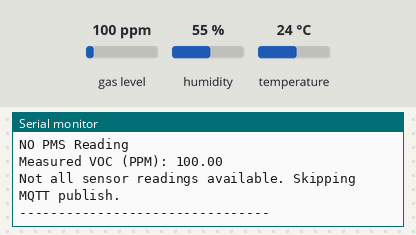
A sketch run on a simulated ESP32. Shown: the last lines printed to the serial monitor. Inputs (shaded band) come from the test bench; at power-on: gas level 100 ppm, humidity 55 %, temperature 24 °C. WiFi joins after 1.5 s; servers stay silent unless stated; random numbers use the default seed unless the sketch sets one; no MQTT or app messages arrive unless stated.

Above: at 12.7 s.
12.8 s: gas level set to 0 ppm
At 15.0 s:
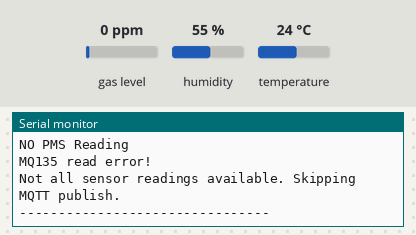
19.0 s: humidity set to 22 %
22.3 s: temperature set to 12 °C
25.6 s: gas level set to 20 ppm
At 27.9 s:
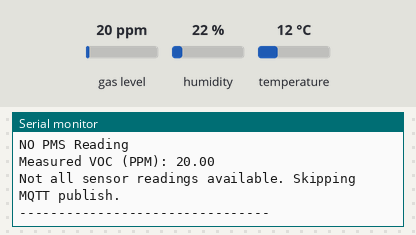
28.9 s: humidity set to 40 %
Timing chart, 0 to 31.9 s (numbered marks = the images above; inputs shaded):
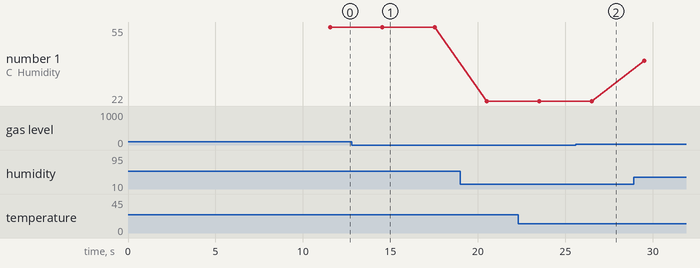

The sketch:

air_quality_project.ino
```cpp
#include <WiFi.h>
#include <PubSubClient.h>
#include <DHT.h>
#include <MQUnifiedsensor.h>
#include <HardwareSerial.h>

// WiFi credentials – replace with your network info.
const char* ssid = "Spidey_24_nomap";
const char* password = "toshiba2025";

// MQTT Broker details (using public Mosquitto server)
const char* mqtt_server = "192.168.0.114";
const uint16_t mqtt_port = 1883;
const char* mqtt_topic = "kammaaz/airquality/data";

WiFiClient espClient;
PubSubClient client(espClient);

// Serial Port connections for PMS5003 Sensor
#define RXD2 16 // To sensor TXD
#define TXD2 17 // To sensor RXD

struct pms5003data {
  uint16_t framelen;
  uint16_t pm10_standard, pm25_standard, pm100_standard;
  uint16_t pm10_env, pm25_env, pm100_env;
  uint16_t particles_03um, particles_05um, particles_10um, particles_25um, particles_50um, particles_100um;
  uint16_t unused;
  uint16_t checksum;
};

struct pms5003data data;

// ----- Sensor Setup -----
// DHT22: Temperature & Humidity Sensor
#define DHTPIN 4       // Data pin connected to GPIO4
#define DHTTYPE DHT22
DHT dht(DHTPIN, DHTTYPE);

// MQ-135: VOC Sensor
#define BOARD "ESP-32"
#define Voltage_Resolution 3.3
#define ADC_Pin 34      // Use ADC1 channel (GPIO34) for stable analog readings
#define Sensor_Type "MQ-135"
#define ADC_Bit_Resolution 12
#define RatioMQ135CleanAir 3.6  // Calibration factor in clean air
double VOC_ppm = 0;
MQUnifiedsensor MQ135(BOARD, Voltage_Resolution, ADC_Bit_Resolution, ADC_Pin, Sensor_Type);

// Timing for sensor reads
unsigned long previousMillis = 0;
const long interval = 3000; // Read sensors every 3 seconds

// Function to connect to WiFi
void setupWiFi() {
  delay(10);
  Serial.println();
  Serial.print("Connecting to ");
  Serial.println(ssid);
  WiFi.begin(ssid, password);
  while (WiFi.status() != WL_CONNECTED) {
    delay(500);
    Serial.print(".");
  }
  Serial.println();
  Serial.println("WiFi connected");
  Serial.print("IP address: ");
  Serial.println(WiFi.localIP());
}

// Function to reconnect to MQTT broker
void reconnect() {
  while (!client.connected()) {
    Serial.print("Attempting MQTT connection...");
    String clientId = "ESP32Client-";
    clientId += String(random(0xffff), HEX);
    if (client.connect(clientId.c_str())) {
      Serial.println(" connected");
    } else {
      Serial.print(" failed, rc=");
      Serial.print(client.state());
      Serial.println(" trying again in 5 seconds");
      delay(5000);
    }
  }
}

// Updated PMS5003 data reading function
boolean readPMSdata(Stream *s) {
  if (!s->available()) {
    return false;
  }

  // Look for the start byte (0x42)
  if (s->peek() != 0x42) {
    s->read();
    return false;
  }

  // Ensure at least 32 bytes are available
  if (s->available() < 32) {
    return false;
  }

  uint8_t buffer[32];
  uint16_t sum = 0;
  s->readBytes(buffer, 32);

  // Calculate checksum from the first 30 bytes
  for (uint8_t i = 0; i < 30; i++) {
    sum += buffer[i];
  }

  // Convert the data to 16-bit values (correcting for endianness)
  uint16_t buffer_u16[15];
  for (uint8_t i = 0; i < 15; i++) {
    buffer_u16[i] = buffer[2 + i * 2 + 1];
    buffer_u16[i] += (buffer[2 + i * 2] << 8);
  }

  // Copy data into our struct
  memcpy((void *)&data, (void *)buffer_u16, 30);

  if (sum != data.checksum) {
    Serial.println("Checksum failure");
    return false;
  }
  // Successful read
  return true;
}

void setup() {
  Serial.begin(115200);
  dht.begin();

  // Initialize WiFi and MQTT connection.
  setupWiFi();
  client.setServer(mqtt_server, mqtt_port);

  // Set up UART for the PMS5003 sensor
  Serial1.begin(9600, SERIAL_8N1, RXD2, TXD2);
  Serial.println("PMS5003 sensor reading started...");

  // Configure and calibrate MQ-135 sensor for VOC readings.
  MQ135.setRegressionMethod(1);   // Exponential regression model
  MQ135.setA(110.47);
  MQ135.setB(-2.862);
  MQ135.init();

  Serial.print("Calibrating MQ-135, please wait");
  float calcR0 = 0;
  for (int i = 1; i <= 10; i++) {
    MQ135.update();
    calcR0 += MQ135.calibrate(RatioMQ135CleanAir);
    Serial.print(".");
    delay(1000);
  }
  MQ135.setR0(calcR0 / 10);
  Serial.println(" Calibration done!");

  if (isinf(calcR0)) {
    Serial.println("Warning: R0 is infinite. Check wiring/power.");
    while (1);
  }
  if (calcR0 == 0) {
    Serial.println("Warning: R0 is zero. Check wiring/power.");
    while (1);
  }
  MQ135.serialDebug(false); // Disable MQ-135 debug printing
}

void loop() {
  unsigned long currentMillis = millis();

  // Ensure MQTT is connected
  if (!client.connected()) {
    reconnect();
  }
  client.loop();

  // Check sensors at the defined interval (every 3 seconds)
  if (currentMillis - previousMillis >= interval) {
    previousMillis = currentMillis;

    // Read DHT22 sensor (temperature & humidity)
    float humidity = dht.readHumidity();
    float temperature = dht.readTemperature();
    bool validDHT = true;
    if (isnan(humidity) || isnan(temperature)) {
      Serial.println("DHT22 read error!");
      validDHT = false;
    } else {
      Serial.print("Temperature: ");
      Serial.print(temperature);
      Serial.print("°C, Humidity: ");
      Serial.print(humidity);
      Serial.println("%");
    }

    // Read PMS5003 sensor (PM2.5)
    bool pmsReadSuccess = false;
    while (Serial1.available() >= 32) {
      if (readPMSdata(&Serial1)) {
        pmsReadSuccess = true;
      }
    }

    int pm25Value = 0;
    if (pmsReadSuccess) {
      pm25Value = data.pm25_env;
      Serial.print("PM 2.5: ");
      Serial.print(pm25Value);
      Serial.println(" µg/m³");
    } else {
      Serial.println("NO PMS Reading");
    }

    // Read MQ-135 sensor (VOC)
    MQ135.update();
    VOC_ppm = MQ135.readSensor();
    bool validVOC = true;
    if (isnan(VOC_ppm) || isinf(VOC_ppm) || VOC_ppm <= 0) {
      Serial.println("MQ135 read error!");
      validVOC = false;
    } else {
      Serial.print("Measured VOC (PPM): ");
      Serial.println(VOC_ppm);
    }

    // Only send data if all sensor readings are available/valid
    if (validDHT && pmsReadSuccess && validVOC) {
      char jsonPayload[150];
      snprintf(jsonPayload, sizeof(jsonPayload),
               "{\"temperature\":%.2f,\"humidity\":%.2f,\"pm25\":%d,\"voc\":%.2f}",
               temperature, humidity, pm25Value, VOC_ppm);

      Serial.print("Publishing JSON: ");
      Serial.println(jsonPayload);
      client.publish(mqtt_topic, jsonPayload);
    } else {
      Serial.println("Not all sensor readings available. Skipping MQTT publish.");
    }

    Serial.println("--------------------------------");
  }
}
```

Measured:
- after the input at 12.8 s, the serial monitor: prints a new line after 1.7 s (image 1)
- after the input at 25.6 s, the serial monitor: prints a new line after 0.93 s (image 2)
- plotted number 1: 55 → 22 after the input at 19.0 s, 22 → 40 after the input at 28.9 s
